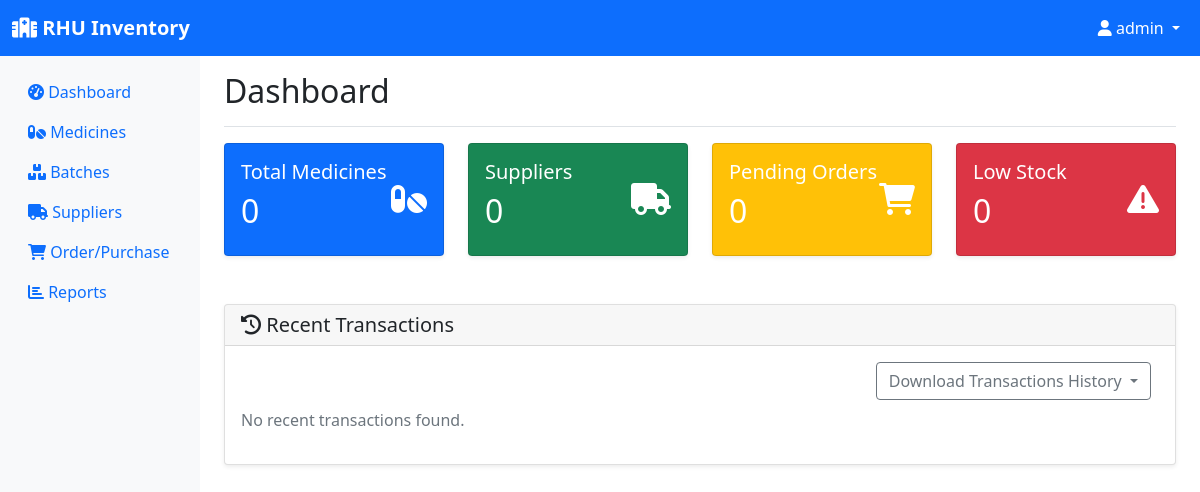
The page /dashboard (signed in) on the database as committed earlier.
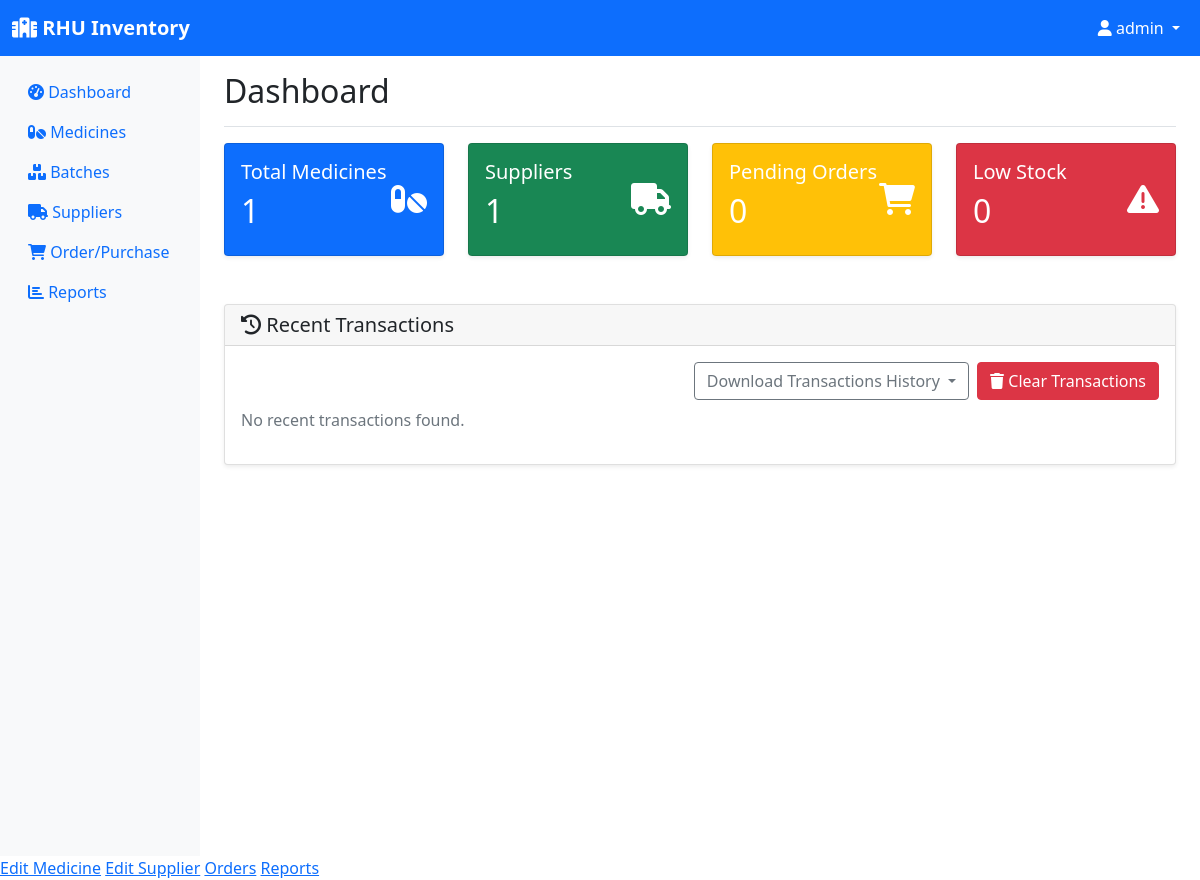
The same page on the database as committed later.
### app.py (the view)
@app.route('/dashboard')
@login_required
def dashboard():
    low_stock = Batch.query.filter(Batch.quantity <= 10).all()
    thirty_days_from_now = datetime.now().date() + timedelta(days=30)
    expiring_soon = Batch.query.filter(
        Batch.expiration_date <= thirty_days_from_now,
        Batch.expiration_date > datetime.now().date()
    ).all()
    recent_transactions = StockTransaction.query.order_by(
        StockTransaction.transaction_date.desc()
    ).limit(10).all()
    total_medicines = Medicine.query.count()
    total_suppliers = Supplier.query.count()
    pending_orders = Order.query.filter_by(status='pending').count()
    return render_template('dashboard.html',
                         low_stock=low_stock,
                         expiring_soon=expiring_soon,
                         recent_transactions=recent_transactions,
                         total_medicines=total_medicines,
                         total_suppliers=total_suppliers,
                         pending_orders=pending_orders)

### app.py (called while the page is built)
@login_manager.user_loader
def load_user(user_id):
    return User.query.get(int(user_id))

### templates/dashboard.html (shortened to what the changed rows need)
{% extends "base.html" %}
{% block content %}
<div class="d-flex justify-content-between flex-wrap flex-md-nowrap align-items-center pt-3 pb-2 mb-3 border-bottom">
    <h1 class="h2">Dashboard</h1>
</div>
<div class="row mb-4">
    <div class="col-md-3">
        <div class="card text-white bg-primary">
            <div class="card-body">
                <div class="d-flex justify-content-between">
                    <div>
                        <h5 class="card-title">Total Medicines</h5>
                        <h2>{{ total_medicines }}</h2>
                    </div>
                </div>
            </div>
        </div>
    </div>
    <div class="col-md-3">
        <div class="card text-white bg-success">
            <div class="card-body">
                <div class="d-flex justify-content-between">
                    <div>
                        <h5 class="card-title">Suppliers</h5>
                        <h2>{{ total_suppliers }}</h2>
                    </div>
                </div>
            </div>
        </div>
    </div>
    <div class="col-md-3">
        <div class="card text-white bg-warning">
            <div class="card-body">
                <div class="d-flex justify-content-between">
                    <div>
                        <h2>{{ pending_orders }}</h2>
                    </div>
                </div>
            </div>
        </div>
    </div>
    <div class="col-md-3">
        <div class="card text-white bg-danger">
            <div class="card-body">
                <div class="d-flex justify-content-between">
                    <div>
                        <h2>{{ low_stock|length }}</h2>
                    </div>
                </div>
            </div>
        </div>
    </div>
</div>
<div class="row">
    <div class="col-12">
        <div class="card">
            <div class="card-body">
                <div class="d-flex justify-content-end mb-2">
                    {% if current_user.is_authenticated and current_user.role == 'admin' %}
                    <form method="post" action="{{ url_for('clear_transactions') }}" style="display:inline;">
                        <button type="submit" class="btn btn-danger" onclick="return confirm('Are you sure you want to clear all transaction history?');">
                            <i class="fas fa-trash"></i> Clear Transactions
                        </button>
                    </form>
                    {% endif %}
                </div>
            </div>
        </div>
    </div>
</div>
{% endblock %}

### templates/base.html (shortened to what this page needs)
<!DOCTYPE html>
<html lang="en">
<head>
    <link href="https://cdn.jsdelivr.net/npm/bootstrap@5.1.3/dist/css/bootstrap.min.css" rel="stylesheet">
    <link href="https://cdnjs.cloudflare.com/ajax/libs/font-awesome/6.0.0/css/all.min.css" rel="stylesheet">
</head>
<body>
    <nav class="navbar navbar-expand-lg navbar-dark bg-primary">
        <div class="container-fluid">
            <a class="navbar-brand" href="{{ url_for('dashboard') }}">
                <i class="fas fa-hospital"></i> RHU Inventory
            </a>
            {% if current_user.is_authenticated %}
            <div class="navbar-nav ms-auto">
                <div class="nav-item dropdown">
                    <a class="nav-link dropdown-toggle text-white" href="#" id="navbarDropdown" role="button" data-bs-toggle="dropdown">
                        <i class="fas fa-user"></i> {{ current_user.username }}
                    </a>
                </div>
            </div>
            {% endif %}
        </div>
    </nav>
    <div class="container-fluid">
        <div class="row">
            {% if current_user.is_authenticated %}
            <nav class="col-md-3 col-lg-2 d-md-block sidebar collapse">
                <div class="position-sticky pt-3">
                    <ul class="nav flex-column">
                        <li class="nav-item">
                            <a class="nav-link" href="{{ url_for('dashboard') }}">
                                <i class="fas fa-tachometer-alt"></i> Dashboard
                            </a>
                        </li>
                        <li class="nav-item">
                            <a class="nav-link" href="{{ url_for('inventory') }}">
                                <i class="fas fa-pills"></i> Medicines
                            </a>
                        </li>
                        <li class="nav-item">
                            <a class="nav-link" href="{{ url_for('batches') }}">
                                <i class="fas fa-boxes"></i> Batches
                            </a>
                        </li>
                        <li class="nav-item">
                            <a class="nav-link" href="{{ url_for('suppliers') }}">
                                <i class="fas fa-truck"></i> Suppliers
                            </a>
                        </li>
                        <li class="nav-item">
                            <a class="nav-link" href="{{ url_for('orders') }}">
                                <i class="fas fa-shopping-cart"></i> Order/Purchase
                            </a>
                        </li>
                        <li class="nav-item">
                            <a class="nav-link" href="{{ url_for('reports') }}">
                                <i class="fas fa-chart-bar"></i> Reports
                            </a>
                        </li>
                    </ul>
                </div>
            </nav>
            {% endif %}
            <main class="{% if current_user.is_authenticated %}col-md-9 ms-sm-auto col-lg-10 px-md-4{% else %}col-12{% endif %}">
                {% block content %}{% endblock %}
            </main>
        </div>
    </div>
    {% if current_user.is_authenticated %}
        {% if current_user.role == 'admin' %}
            <a href="{{ edit_medicine_url }}">Edit Medicine</a>
            <a href="{{ edit_supplier_url }}">Edit Supplier</a>
            <a href="{{ orders_url }}">Orders</a>
            <a href="{{ reports_url }}">Reports</a>
        {% elif current_user.role == 'sub-admin' %}
            <a href="{{ edit_medicine_url }}">Edit Medicine</a>
            <a href="{{ edit_supplier_url }}">Edit Supplier</a>
            <a href="{{ orders_url }}">Orders</a>
        {% elif current_user.role == 'employee' %}
            <a href="{{ orders_url }}">Orders</a>
            <a href="{{ reports_url }}">Reports</a>
        {% endif %}
    {% endif %}
</body>
</html>

Rows that differ between the two databases and show on the page:
changed User "admin": role "manager" → "admin" (drawn)
Other text that changed with them:
{{ total_medicines }}: "0" → "1"
{{ total_suppliers }}: "0" → "1"
text now shown: "Clear Transactions Edit Medicine Edit Supplier Orders Reports"
